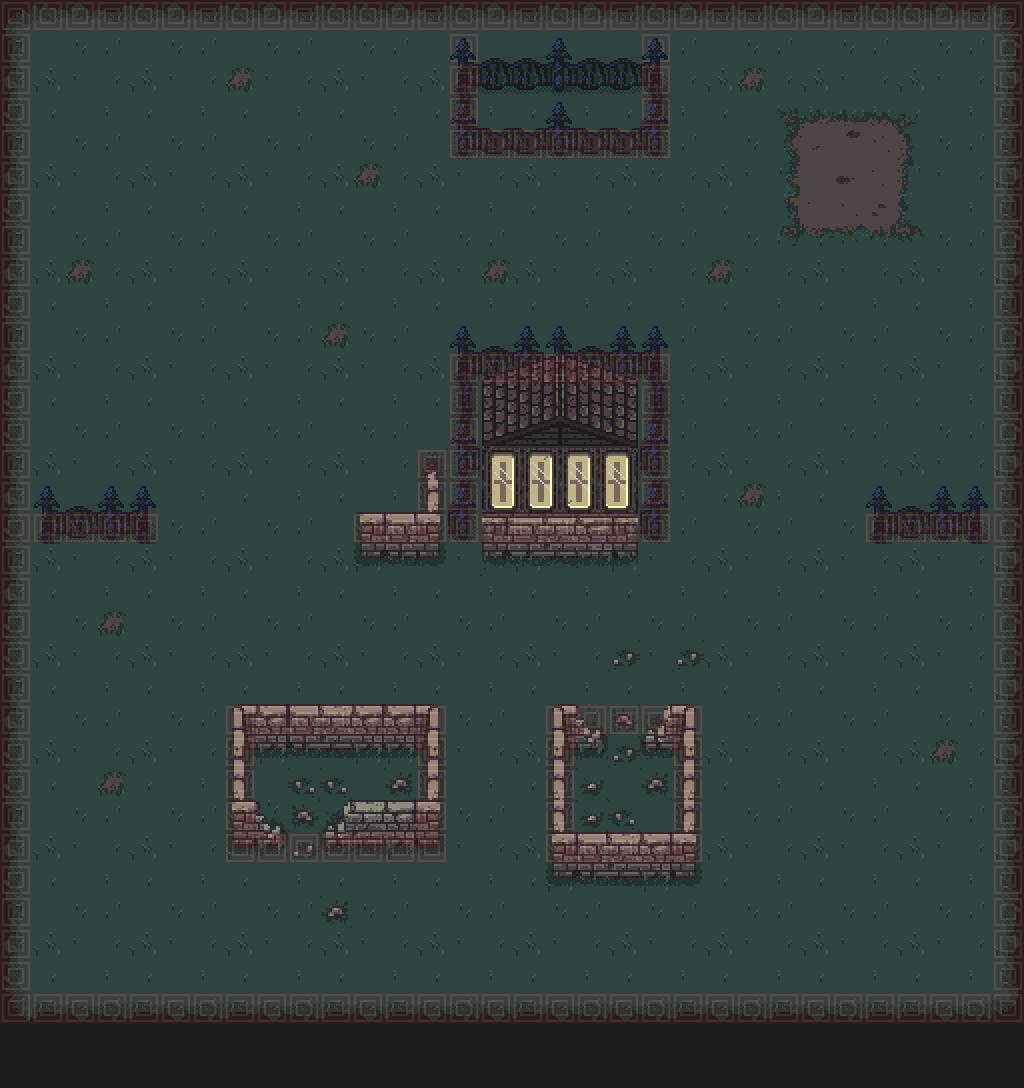

This game map was drawn from its Tiled (.tmx) file and the tilesets committed beside it. A one-line description and the trimmed map source follow:
An orthogonal 32x34 tile map with 32x32 px tiles, 4 tile layers (world_1, world_2, collision, world_3), 2 tilesets and 30 objects (16x knight, 7x civilian, 3x grave, 2x musketeer, player, ...).

<map version="1.0" orientation="orthogonal" width="32" height="34" tilewidth="32" tileheight="32">
 <properties>
  <property name="background_color" value="#898989" />
 </properties>
 <tileset firstgid="1" name="metatiles" tilewidth="32" tileheight="32">
  <image source="collision_tiles.png" width="160" height="32" />
  <tile id="0">
   <properties>
    <property name="type" value="solid" />
   </properties>
  </tile>
  <tile id="1">
   <properties>
    <property name="type" value="lslope" />
   </properties>
  </tile>
  <tile id="2">
   <properties>
    <property name="type" value="rslope" />
   </properties>
  </tile>
  <tile id="3">
   <properties>
    <property name="type" value="platform" />
   </properties>
  </tile>
  <tile id="4">
   <properties>
    <property name="type" value="breakable" />
   </properties>
  </tile>
 </tileset>
 <tileset firstgid="6" name="map_normal_1" tilewidth="32" tileheight="32">
  <image source="world_1_1.png" width="1024" height="1024" />
 </tileset>
 <layer name="world_1" width="32" height="34">
  <data>[1088 cells, 1088 non-empty, 90 distinct tile ids]</data>
 </layer>
 <layer name="world_2" width="32" height="34">
  <data>[1088 cells, 35 non-empty, 35 distinct tile ids]</data>
 </layer>
 <layer name="collision" width="32" height="34" opacity="0.1">
  <data>[1088 cells, 208 non-empty, 1 distinct tile ids]</data>
 </layer>
 <objectgroup name="entities" width="32" height="34">
  <object name="player" x="95" y="769" width="32" height="32" />
  <object name="knight" x="226" y="579" width="32" height="32" />
  <object name="knight" x="288" y="578" width="32" height="32" />
  <object name="knight" x="642" y="574" width="32" height="32" />
  <object name="knight" x="768" y="578" width="32" height="32" />
  <object name="knight" x="888" y="882" width="32" height="32" />
  <object name="grave" x="831" y="736" width="32" height="32" />
  <object name="grave" x="766" y="802" width="32" height="32" />
  <object name="grave" x="734" y="735" width="32" height="32" />
  <object name="musketeer" x="223" y="447" width="32" height="32" />
  <object name="knight" x="771" y="386" width="32" height="32" />
  <object name="knight" x="831" y="418" width="32" height="32" />
  <object name="knight" x="673" y="192" width="32" height="32" />
  <object name="knight" x="942" y="179" width="32" height="32" />
  <object name="musketeer" x="734" y="222" width="32" height="32" />
  <object name="knight" x="285" y="140" width="32" height="32" />
  <object name="knight" x="157" y="140" width="32" height="32" />
  <object name="knight" x="235" y="318" width="32" height="32" />
  <object name="knight" x="107" y="318" width="32" height="32" />
  <object name="civilian" x="418" y="640" width="32" height="32" />
  <object name="civilian" x="941" y="245" width="32" height="32" />
  <object name="civilian" x="313" y="80" width="32" height="32" />
  <object name="knight" x="185" y="202" width="32" height="32" />
  <object name="knight" x="253" y="236" width="32" height="32" />
  <object name="civilian" x="930" y="574" width="32" height="32" />
  <object name="knight" x="832" y="352" width="32" height="32" />
  <object name="civilian" x="955" y="907" width="32" height="32" />
  <object name="civilian" x="875" y="952" width="32" height="32" />
  <object name="civilian" x="927" y="948" width="32" height="32" />
  <object name="levelchanger" x="787" y="111" width="128" height="128">
   <properties>
    <property name="toLevel" value="level5" />
   </properties>
  </object>
 </objectgroup>
 <layer name="world_3" width="32" height="34">
  <properties>
   <property name="z" value="500" />
  </properties>
  <data>[1088 cells, 23 non-empty, 5 distinct tile ids]</data>
 </layer>
</map>
